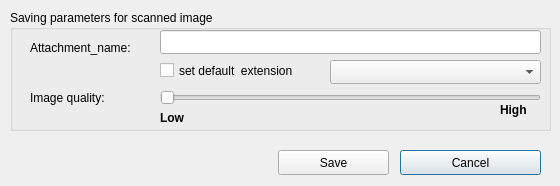
<?xml version="1.0" encoding="UTF-8"?>
<ui version="4.0">
 <class>DlgSaveScan</class>
 <widget class="QDialog" name="DlgSaveScan">
  <property name="geometry">
   <rect>
    <x>0</x>
    <y>0</y>
    <width>560</width>
    <height>186</height>
   </rect>
  </property>
  <property name="windowTitle">
   <string>Save scanned image</string>
  </property>
  <widget class="QGroupBox" name="groupBox">
   <property name="geometry">
    <rect>
     <x>10</x>
     <y>10</y>
     <width>541</width>
     <height>121</height>
    </rect>
   </property>
   <property name="autoFillBackground">
    <bool>false</bool>
   </property>
   <property name="title">
    <string>Saving parameters for scanned image</string>
   </property>
   <property name="flat">
    <bool>false</bool>
   </property>
   <widget class="QLabel" name="label">
    <property name="geometry">
     <rect>
      <x>20</x>
      <y>30</y>
      <width>131</width>
      <height>16</height>
     </rect>
    </property>
    <property name="text">
     <string>Attachment_name:</string>
    </property>
   </widget>
   <widget class="QLineEdit" name="lineAttachmentName">
    <property name="geometry">
     <rect>
      <x>150</x>
      <y>20</y>
      <width>381</width>
      <height>24</height>
     </rect>
    </property>
   </widget>
   <widget class="QComboBox" name="comboExtentions">
    <property name="geometry">
     <rect>
      <x>320</x>
      <y>50</y>
      <width>211</width>
      <height>24</height>
     </rect>
    </property>
   </widget>
   <widget class="QSlider" name="QualitySlider">
    <property name="geometry">
     <rect>
      <x>150</x>
      <y>80</y>
      <width>381</width>
      <height>16</height>
     </rect>
    </property>
    <property name="maximum">
     <number>100</number>
    </property>
    <property name="orientation">
     <enum>Qt::Horizontal</enum>
    </property>
   </widget>
   <widget class="QLabel" name="label_2">
    <property name="geometry">
     <rect>
      <x>20</x>
      <y>80</y>
      <width>111</width>
      <height>16</height>
     </rect>
    </property>
    <property name="text">
     <string>Image quality:</string>
    </property>
   </widget>
   <widget class="QLabel" name="label_3">
    <property name="geometry">
     <rect>
      <x>150</x>
      <y>100</y>
      <width>31</width>
      <height>16</height>
     </rect>
    </property>
    <property name="text">
     <string>&lt;!DOCTYPE HTML PUBLIC &quot;-//W3C//DTD HTML 4.0//EN&quot; &quot;http://www.w3.org/TR/REC-html40/strict.dtd&quot;&gt;
&lt;html&gt;&lt;head&gt;&lt;meta name=&quot;qrichtext&quot; content=&quot;1&quot; /&gt;&lt;style type=&quot;text/css&quot;&gt;
p, li { white-space: pre-wrap; }
&lt;/style&gt;&lt;/head&gt;&lt;body style=&quot; font-family:'Sans Serif'; font-size:9pt; font-weight:400; font-style:normal;&quot;&gt;
&lt;p style=&quot; margin-top:0px; margin-bottom:0px; margin-left:0px; margin-right:0px; -qt-block-indent:0; text-indent:0px;&quot;&gt;&lt;span style=&quot; font-weight:600;&quot;&gt;Low&lt;/span&gt;&lt;/p&gt;&lt;/body&gt;&lt;/html&gt;</string>
    </property>
   </widget>
   <widget class="QLabel" name="label_4">
    <property name="geometry">
     <rect>
      <x>490</x>
      <y>90</y>
      <width>41</width>
      <height>20</height>
     </rect>
    </property>
    <property name="text">
     <string>&lt;!DOCTYPE HTML PUBLIC &quot;-//W3C//DTD HTML 4.0//EN&quot; &quot;http://www.w3.org/TR/REC-html40/strict.dtd&quot;&gt;
&lt;html&gt;&lt;head&gt;&lt;meta name=&quot;qrichtext&quot; content=&quot;1&quot; /&gt;&lt;style type=&quot;text/css&quot;&gt;
p, li { white-space: pre-wrap; }
&lt;/style&gt;&lt;/head&gt;&lt;body style=&quot; font-family:'Sans Serif'; font-size:9pt; font-weight:400; font-style:normal;&quot;&gt;
&lt;p style=&quot; margin-top:0px; margin-bottom:0px; margin-left:0px; margin-right:0px; -qt-block-indent:0; text-indent:0px;&quot;&gt;&lt;span style=&quot; font-weight:600;&quot;&gt;High&lt;/span&gt;&lt;/p&gt;&lt;/body&gt;&lt;/html&gt;</string>
    </property>
   </widget>
   <widget class="QCheckBox" name="defaultExtCheckBox">
    <property name="geometry">
     <rect>
      <x>150</x>
      <y>50</y>
      <width>161</width>
      <height>21</height>
     </rect>
    </property>
    <property name="layoutDirection">
     <enum>Qt::LeftToRight</enum>
    </property>
    <property name="text">
     <string>set default  extension</string>
    </property>
   </widget>
  </widget>
  <widget class="QPushButton" name="buttonCancel">
   <property name="geometry">
    <rect>
     <x>400</x>
     <y>150</y>
     <width>141</width>
     <height>25</height>
    </rect>
   </property>
   <property name="text">
    <string>Cancel</string>
   </property>
  </widget>
  <widget class="QPushButton" name="buttonSave">
   <property name="geometry">
    <rect>
     <x>278</x>
     <y>150</y>
     <width>111</width>
     <height>25</height>
    </rect>
   </property>
   <property name="text">
    <string>Save</string>
   </property>
  </widget>
 </widget>
 <resources/>
 <connections/>
</ui>
